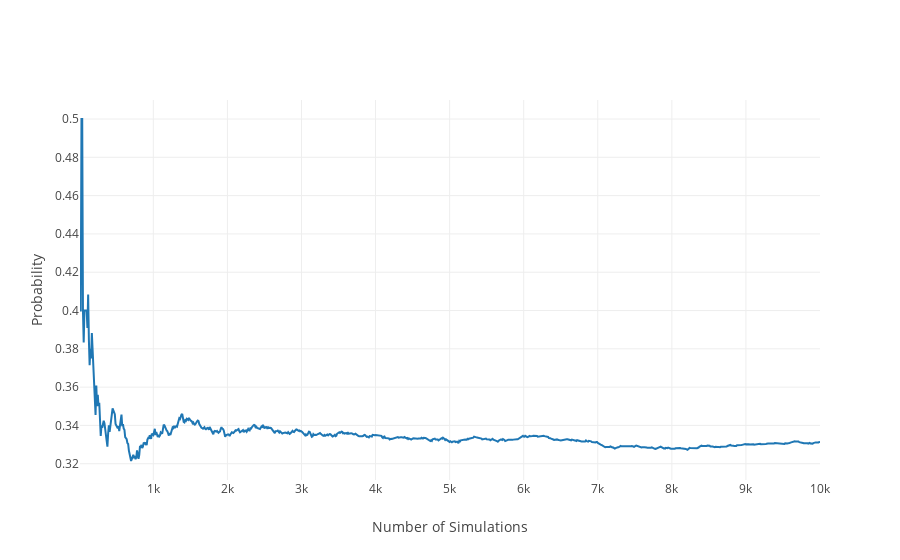

Write notebook code for a chart like this one.
### Markdown cell above
For two events, the probability that at least one occurs is given by:
## P(A or B) = P(A) + P(B) - P(A and B)
For our dice example, we can see that:<br>
P(A4 or A3) = P(A4) + P(A3) - P(A4 and A3)<br>
P(A4 or A3) = 1/6 + 1/6 - 0<br>
P(A4 or A3) = 2/6 = 1/3 = 0.33

### Code cell
dice_rolls = np.arange(1,7)
count_hits = 0
x_data = []
y_data = []

for num_simulations in range(1, 10001):
    roll = np.random.choice(dice_rolls)
    if (roll == 4) | (roll == 3) :
        count_hits += 1
    if (num_simulations % 10) == 0:
        y_data.append(float(count_hits) / float(num_simulations))
        x_data.append(num_simulations)

# Plot the figure
fig = plot_probs(x_data, y_data)
iplot(fig)

### Figure 1 — Plotly figure (JSON) as saved in the notebook; plotly's stock layout.template omitted (floating-point values rounded to 4 significant figures; data arrays with more than 128 entries replaced by an {"elided": "..."} marker saying what was removed)
{"data": [{"type": "scatter", "uid": "fc4ab846-c1ef-11e8-ba67-f0189801d286", "x": {"elided": "1000 int values"}, "y": {"elided": "1000 float values"}}], "layout": {"xaxis": {"title": "Number of Simulations"}, "yaxis": {"title": "Probability"}}}
